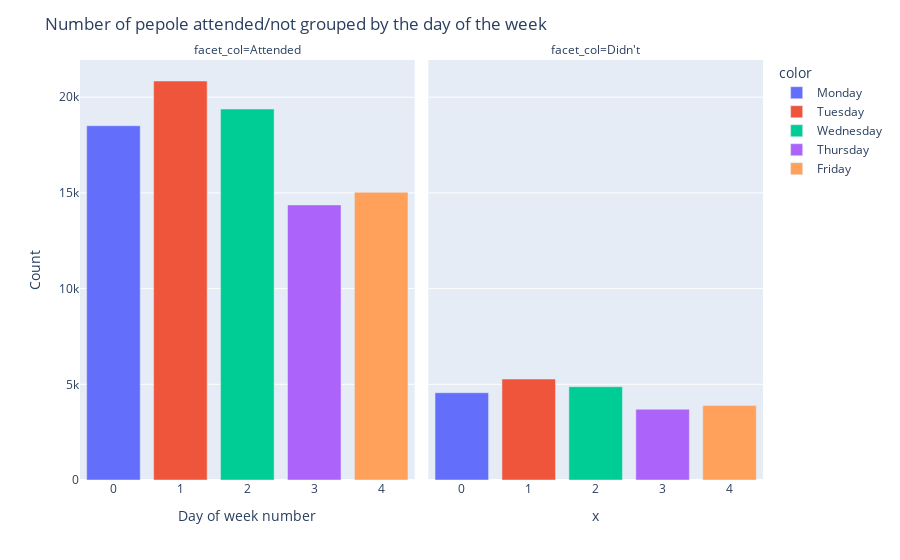

Notebook code cell kept with this figure:
### Code cell
"""east_region = [
    'Ilha do Frade', 'Ilha do Boí', 'Ilhas Oceânicas de Trindade', 'Pontal de Camburi',
    'Jardim Camburi', 'Jardim da Penha', 'Mata da Praia', 'Praia do Canto', 'Praia do Suá',
    'Bonfim', 'Santo André', 'Santos Dumont', 'Santo Antônio', 'Santa Tereza', 'Centro'
]

west_region = [
    'Bento Ferreira', 'Santos Reis', 'Caratoíra', 'Andorinhas', 'Jardim da Penha',
    'Ponte da Penha', 'Solon Borges', 'Tabuazeiro', 'Maruípe', 'Santa Marta', 'Santa Helena',
    'Conquista', 'Grande Vitória', 'Monte Belo', 'Mário Cypreste'
]

south_region = [
    'Vila Rubim', 'Jardim Camburi', 'Maria Ortiz', 'Santa Lúcia', 'Santa Clara',
    'Santos Dumont', 'Santo André', 'Santo Antônio', 'Cruzamento'
]

north_region = [
    'Gurigica', 'Morada de Camburi', 'Mata da Praia', 'República', 'Jucutuquara', 'Santo Antônio',
    'Andorinhas'
]


"""

# day of week ??
day_of_week_gp = df.groupby('ScheduledDayofWeek')['No-show'].value_counts().reset_index()
fig5 = px.bar(x = day_of_week_gp['ScheduledDayofWeek'], y = day_of_week_gp['count'], facet_col = day_of_week_gp['No-show'].apply(lambda x : "Attended" if x == 0 else "Didn't"), color = day_of_week_gp['ScheduledDayofWeek'].map({0: 'Monday', 1: 'Tuesday',
2: 'Wednesday', 3: 'Thursday',
4: 'Friday', 6: 'Sunday'}))

fig5.update_layout(
    title = "Number of pepole attended/not grouped by the day of the week",
    xaxis_title="Day of week number",
    yaxis_title="Count",

)

### Figure 1 — Plotly figure (JSON) as saved in the notebook; plotly's stock layout.template omitted (floating-point values rounded to 4 significant figures)
{"data": [{"alignmentgroup": "True", "hovertemplate": "color=Monday<br>facet_col=Attended<br>x=%{x}<br>y=%{y}<extra></extra>", "legendgroup": "Monday", "marker": {"color": "#636efa", "pattern": {"shape": ""}}, "name": "Monday", "offsetgroup": "Monday", "orientation": "v", "showlegend": true, "textposition": "auto", "type": "bar", "x": [0], "xaxis": "x", "y": [18510], "yaxis": "y"}, {"alignmentgroup": "True", "hovertemplate": "color=Monday<br>facet_col=Didn't<br>x=%{x}<br>y=%{y}<extra></extra>", "legendgroup": "Monday", "marker": {"color": "#636efa", "pattern": {"shape": ""}}, "name": "Monday", "offsetgroup": "Monday", "orientation": "v", "showlegend": false, "textposition": "auto", "type": "bar", "x": [0], "xaxis": "x2", "y": [4558], "yaxis": "y2"}, {"alignmentgroup": "True", "hovertemplate": "color=Tuesday<br>facet_col=Attended<br>x=%{x}<br>y=%{y}<extra></extra>", "legendgroup": "Tuesday", "marker": {"color": "#EF553B", "pattern": {"shape": ""}}, "name": "Tuesday", "offsetgroup": "Tuesday", "orientation": "v", "showlegend": true, "textposition": "auto", "type": "bar", "x": [1], "xaxis": "x", "y": [20847], "yaxis": "y"}, {"alignmentgroup": "True", "hovertemplate": "color=Tuesday<br>facet_col=Didn't<br>x=%{x}<br>y=%{y}<extra></extra>", "legendgroup": "Tuesday", "marker": {"color": "#EF553B", "pattern": {"shape": ""}}, "name": "Tuesday", "offsetgroup": "Tuesday", "orientation": "v", "showlegend": false, "textposition": "auto", "type": "bar", "x": [1], "xaxis": "x2", "y": [5275], "yaxis": "y2"}, {"alignmentgroup": "True", "hovertemplate": "color=Wednesday<br>facet_col=Attended<br>x=%{x}<br>y=%{y}<extra></extra>", "legendgroup": "Wednesday", "marker": {"color": "#00cc96", "pattern": {"shape": ""}}, "name": "Wednesday", "offsetgroup": "Wednesday", "orientation": "v", "showlegend": true, "textposition": "auto", "type": "bar", "x": [2], "xaxis": "x", "y": [19383], "yaxis": "y"}, {"alignmentgroup": "True", "hovertemplate": "color=Wednesday<br>facet_col=Didn't<br>x=%{x}<br>y=%{y}<extra></extra>", "legendgroup": "Wednesday", "marker": {"color": "#00cc96", "pattern": {"shape": ""}}, "name": "Wednesday", "offsetgroup": "Wednesday", "orientation": "v", "showlegend": false, "textposition": "auto", "type": "bar", "x": [2], "xaxis": "x2", "y": [4876], "yaxis": "y2"}, {"alignmentgroup": "True", "hovertemplate": "color=Thursday<br>facet_col=Attended<br>x=%{x}<br>y=%{y}<extra></extra>", "legendgroup": "Thursday", "marker": {"color": "#ab63fa", "pattern": {"shape": ""}}, "name": "Thursday", "offsetgroup": "Thursday", "orientation": "v", "showlegend": true, "textposition": "auto", "type": "bar", "x": [3], "xaxis": "x", "y": [14373], "yaxis": "y"}, {"alignmentgroup": "True", "hovertemplate": "color=Thursday<br>facet_col=Didn't<br>x=%{x}<br>y=%{y}<extra></extra>", "legendgroup": "Thursday", "marker": {"color": "#ab63fa", "pattern": {"shape": ""}}, "name": "Thursday", "offsetgroup": "Thursday", "orientation": "v", "showlegend": false, "textposition": "auto", "type": "bar", "x": [3], "xaxis": "x2", "y": [3698], "yaxis": "y2"}, {"alignmentgroup": "True", "hovertemplate": "color=Friday<br>facet_col=Attended<br>x=%{x}<br>y=%{y}<extra></extra>", "legendgroup": "Friday", "marker": {"color": "#FFA15A", "pattern": {"shape": ""}}, "name": "Friday", "offsetgroup": "Friday", "orientation": "v", "showlegend": true, "textposition": "auto", "type": "bar", "x": [4], "xaxis": "x", "y": [15028], "yaxis": "y"}, {"alignmentgroup": "True", "hovertemplate": "color=Friday<br>facet_col=Didn't<br>x=%{x}<br>y=%{y}<extra></extra>", "legendgroup": "Friday", "marker": {"color": "#FFA15A", "pattern": {"shape": ""}}, "name": "Friday", "offsetgroup": "Friday", "orientation": "v", "showlegend": false, "textposition": "auto", "type": "bar", "x": [4], "xaxis": "x2", "y": [3887], "yaxis": "y2"}], "layout": {"annotations": [{"font": {}, "showarrow": false, "text": "facet_col=Attended", "x": 0.245, "xanchor": "center", "xref": "paper", "y": 1, "yanchor": "bottom", "yref": "paper"}, {"font": {}, "showarrow": false, "text": "facet_col=Didn't", "x": 0.755, "xanchor": "center", "xref": "paper", "y": 1, "yanchor": "bottom", "yref": "paper"}], "barmode": "relative", "legend": {"title": {"text": "color"}, "tracegroupgap": 0}, "margin": {"t": 60}, "title": {"text": "Number of pepole attended/not grouped by the day of the week"}, "xaxis": {"anchor": "y", "domain": [0, 0.49], "title": {"text": "Day of week number"}}, "xaxis2": {"anchor": "y2", "domain": [0.51, 1], "matches": "x", "title": {"text": "x"}}, "yaxis": {"anchor": "x", "domain": [0, 1], "title": {"text": "Count"}}, "yaxis2": {"anchor": "x2", "domain": [0, 1], "matches": "y", "showticklabels": false}}}
